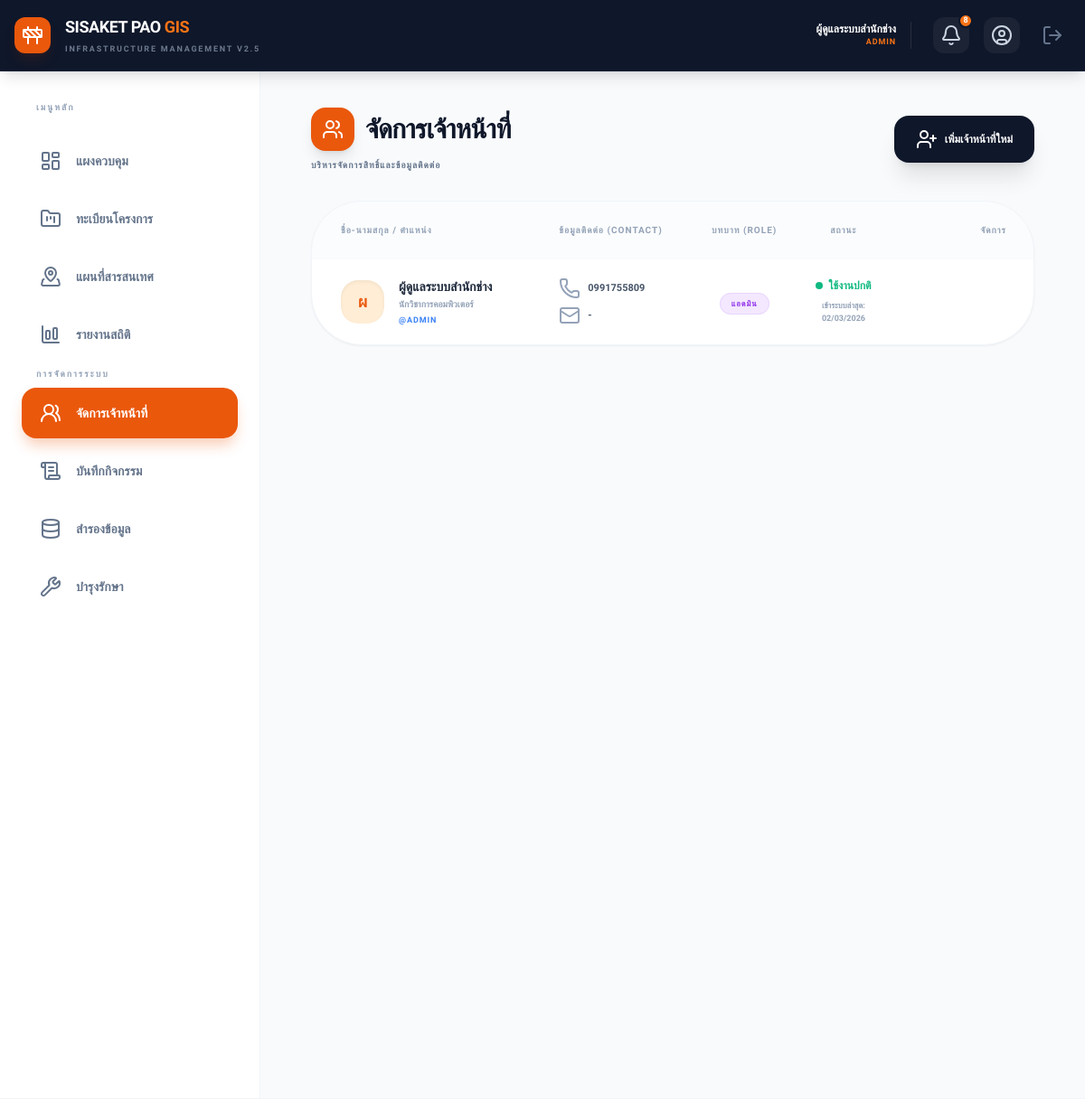
/users.php (signed in), run on the app's committed database.
### tables this page shows
CREATE TABLE `users` (
  `id` int(11) NOT NULL,
  `username` varchar(50) NOT NULL COMMENT 'ชื่อผู้ใช้งาน',
  `password` varchar(255) NOT NULL COMMENT 'รหัสผ่าน (Hash)',
  `full_name` varchar(100) NOT NULL COMMENT 'ชื่อ-นามสกุล',
  `position` varchar(100) DEFAULT NULL COMMENT 'ตำแหน่งงาน',
  `phone` varchar(20) DEFAULT NULL,
  `department` varchar(100) DEFAULT 'สำนักช่าง' COMMENT 'หน่วยงาน',
  `role` enum('admin','staff','viewer') DEFAULT 'staff' COMMENT 'ระดับสิทธิ์',
  `status` enum('active','inactive') DEFAULT 'active' COMMENT 'สถานะบัญชี',
  `last_login` datetime DEFAULT NULL COMMENT 'เข้าสู่ระบบล่าสุด',
  `created_at` timestamp NOT NULL DEFAULT current_timestamp()
);

### users.php (the view, shortened to what this page needs)
<?php
require_once 'config/db.php';
$users = $conn->query("SELECT * FROM users ORDER BY role ASC, created_at DESC");
include 'includes/header.php';
?>
<div class="max-w-[1600px] mx-auto pb-20 animate-in fade-in duration-500 px-4 w-full">
    <div class="flex flex-col sm:flex-row justify-between items-start sm:items-center gap-4 mb-8">
        <div>
            <h2 class="text-3xl font-black text-slate-900 tracking-tight flex items-center gap-3">
                <div class="w-12 h-12 bg-orange-600 text-white rounded-2xl flex items-center justify-center shadow-lg shrink-0">
                    <i data-lucide="users" size="24"></i>
                </div>
                จัดการเจ้าหน้าที่
            </h2>
            <p class="text-slate-500 font-bold mt-2 uppercase tracking-widest text-[10px]">บริหารจัดการสิทธิ์และข้อมูลติดต่อ</p>
        </div>
        <button onclick="openModal('add')" class="bg-slate-900 text-white px-6 py-3.5 rounded-2xl font-black text-xs hover:bg-orange-600 transition-all shadow-xl flex items-center gap-2 active:scale-95 group">
            <i data-lucide="user-plus" size="16" class="group-hover:scale-110 transition-transform"></i> เพิ่มเจ้าหน้าที่ใหม่
        </button>
    </div>
    <div class="bg-white rounded-[3.5rem] shadow-sm border border-slate-100 overflow-hidden">
        <div class="overflow-x-auto">
            <table class="w-full text-left border-collapse min-w-[800px]">
                <thead>
                    <tr class="text-[10px] font-black text-slate-400 uppercase tracking-widest border-b border-slate-50 bg-slate-50/50">
                        <th class="py-6 px-8 rounded-tl-[3.5rem]">ชื่อ-นามสกุล / ตำแหน่ง</th>
                        <th class="py-6 px-4">ข้อมูลติดต่อ (Contact)</th>
                        <th class="py-6 px-4 text-center">บทบาท (Role)</th>
                        <th class="py-6 px-4 text-center">สถานะ</th>
                        <th class="py-6 px-8 text-right rounded-tr-[3.5rem]">จัดการ</th>
                    </tr>
                </thead>
                <tbody class="divide-y divide-slate-50">
                    <?php if($users && $users->num_rows > 0): while($row = $users->fetch_assoc()):
                        $pos = isset($row['position']) && $row['position'] !== '' ? $row['position'] : 'ไม่ระบุตำแหน่ง';
                        $phone = isset($row['phone']) && $row['phone'] !== '' ? $row['phone'] : '-';
                        $email = isset($row['email']) && $row['email'] !== '' ? $row['email'] : '-';
                    ?>
                    <tr class="hover:bg-slate-50/50 transition-colors group">
                        <td class="py-5 px-8">
                            <div class="flex items-center gap-4">
                                <div class="w-12 h-12 rounded-[1.2rem] bg-orange-100 text-orange-600 flex items-center justify-center font-black text-lg shadow-inner shrink-0">
                                    <?= mb_substr($row['full_name'], 0, 1, 'UTF-8') ?>
                                </div>
                                <div>
                                    <p class="text-sm font-black text-slate-800"><?= htmlspecialchars($row['full_name']) ?></p>
                                    <p class="text-[10px] font-bold text-slate-400 mt-0.5"><?= htmlspecialchars($pos) ?></p>
                                    <p class="text-[9px] font-bold text-blue-500 uppercase mt-1 tracking-widest">@<?= htmlspecialchars($row['username']) ?></p>
                                </div>
                            </div>
                        </td>
                        <td class="py-5 px-4">
                            <div class="space-y-1.5">
                                <p class="text-[11px] font-bold text-slate-600 flex items-center gap-2">
                                    <i data-lucide="phone" size="12" class="text-slate-400"></i>
                                    <?= htmlspecialchars($phone) ?>
                                </p>
                                <p class="text-[11px] font-bold text-slate-600 flex items-center gap-2">
                                    <i data-lucide="mail" size="12" class="text-slate-400"></i>
                                    <?= htmlspecialchars($email) ?>
                                </p>
                            </div>
                        </td>
                        <td class="py-5 px-4 text-center">
                            <?php
                                $r_color = $row['role'] == 'admin' ? 'bg-purple-100 text-purple-600 border-purple-200' : ($row['role'] == 'staff' ? 'bg-blue-100 text-blue-600 border-blue-200' : 'bg-slate-100 text-slate-600 border-slate-200');
                                $r_label = $row['role'] == 'admin' ? 'แอดมิน' : ($row['role'] == 'staff' ? 'ช่าง/ผู้ดูแล' : 'ผู้เยี่ยมชม');
                            ?>
                            <span class="px-3 py-1.5 rounded-xl text-[9px] font-black uppercase tracking-widest border <?= $r_color ?>"><?= $r_label ?></span>
                        </td>
                        <td class="py-5 px-4 text-center">
                            <?php if($row['status'] == 'active'): ?>
                                <span class="flex items-center justify-center gap-1.5 text-xs font-bold text-emerald-500"><span class="w-2 h-2 rounded-full bg-emerald-500 animate-pulse"></span> ใช้งานปกติ</span>
                            <?php else: ?>
                                <span class="flex items-center justify-center gap-1.5 text-xs font-bold text-rose-500"><span class="w-2 h-2 rounded-full bg-rose-500"></span> ถูกระงับ</span>
                            <?php endif; ?>
                            <p class="text-[9px] font-bold text-slate-400 mt-2" title="<?= $row['last_login'] ?? '' ?>">
                                เข้าระบบล่าสุด: <br><?= isset($row['last_login']) && $row['last_login'] ? date('d/m/Y', strtotime($row['last_login'])) : '-' ?>
                            </p>
                        </td>
                        <td class="py-5 px-8 text-right">
                        </td>
                    </tr>
                    <?php endwhile; else: ?>
                    <tr>
                        <td colspan="5" class="py-12 text-center text-slate-400 font-bold text-sm">ไม่พบข้อมูลเจ้าหน้าที่ในระบบ</td>
                    </tr>
                    <?php endif; ?>
                </tbody>
            </table>
        </div>
    </div>
</div>
<?php include 'includes/footer.php'; ?>

### includes/header.php (style rules this page uses)
body { font-family: 'Sarabun', sans-serif; }

### data on the page
users: full_name "ผ", full_name "ผู้ดูแลระบบสำนักช่าง", position "นักวิชาการคอมพิวเตอร์", username "ADMIN", phone "0991755809", email "-", role "แอดมิน", status "active" (drawn), last_login "02/03/2026"

### other printed values
$_SESSION['full_name'] "ผู้ดูแลระบบสำนักช่าง"
$_SESSION['role'] "ADMIN"
$unread_count "8"
